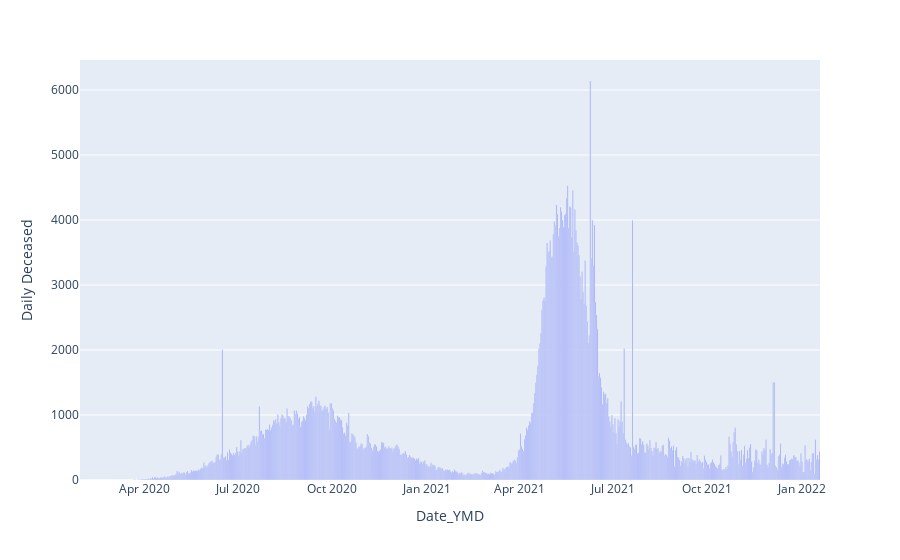

Here is the notebook cell this chart was saved with:
### Markdown cell above
Now let’s have a look at the daily deaths of covid-19

### Code cell
fig = px.bar(data, x='Date_YMD', y='Daily Deceased')
fig.show()

### Figure 1 — Plotly figure (JSON) as saved in the notebook; plotly's stock layout.template omitted (floating-point values rounded to 4 significant figures; data arrays with more than 128 entries replaced by an {"elided": "..."} marker saying what was removed)
{"data": [{"alignmentgroup": "True", "hovertemplate": "Date_YMD=%{x}<br>Daily Deceased=%{y}<extra></extra>", "legendgroup": "", "marker": {"color": "#636efa", "pattern": {"shape": ""}}, "name": "", "offsetgroup": "", "orientation": "v", "showlegend": false, "textposition": "auto", "type": "bar", "x": {"elided": "720 str values"}, "xaxis": "x", "y": {"elided": "720 int values"}, "yaxis": "y"}], "layout": {"barmode": "relative", "legend": {"tracegroupgap": 0}, "margin": {"t": 60}, "xaxis": {"anchor": "y", "domain": [0, 1], "title": {"text": "Date_YMD"}}, "yaxis": {"anchor": "x", "domain": [0, 1], "title": {"text": "Daily Deceased"}}}}
